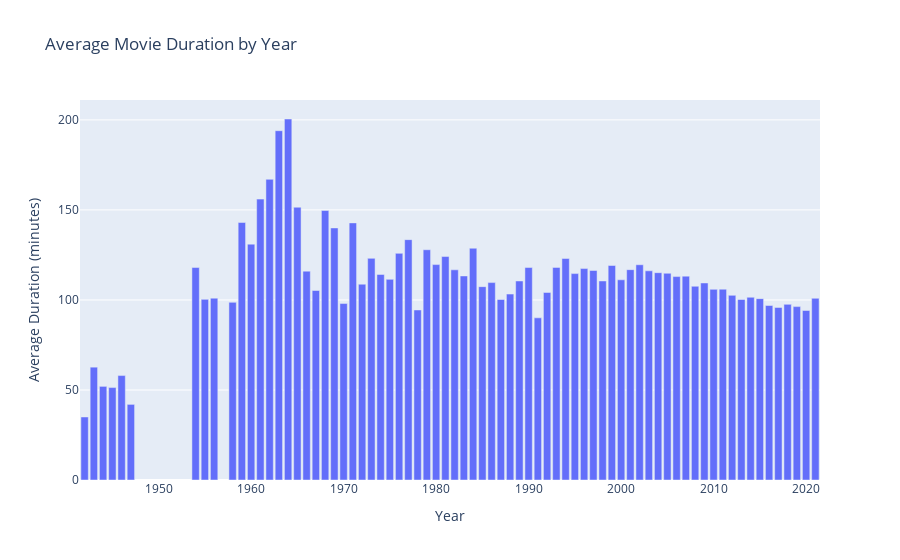
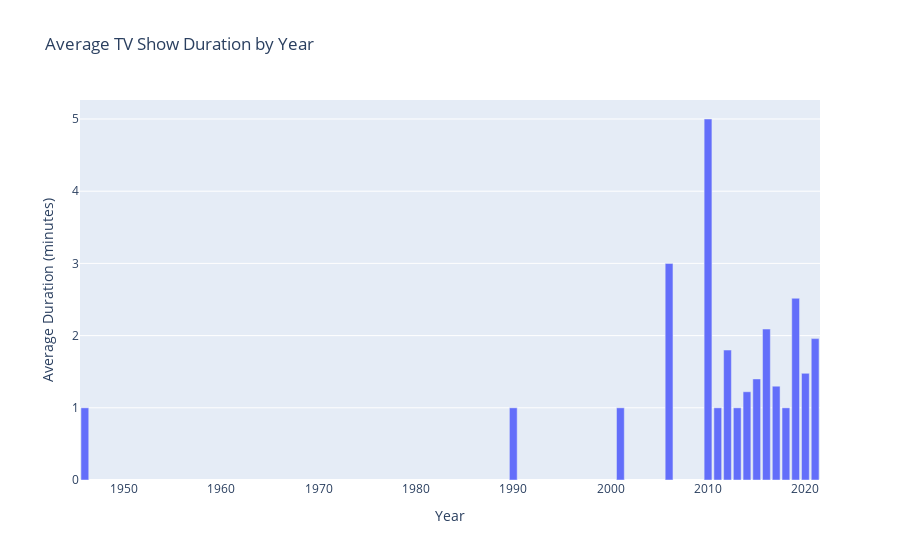

The notebook cell saved with these charts, in order:
### Code cell
import plotly.express as px

# Create separate line plots for movies and TV shows
fig = px.bar(movie_durations, y="duration", title="Average Movie Duration by Year")
fig.update_layout(
    xaxis_title="Year",
    yaxis_title="Average Duration (minutes)"
)

fig2 = px.bar(tv_durations, y="duration", title="Average TV Show Duration by Year")
fig2.update_layout(
    xaxis_title="Year",
    yaxis_title="Average Duration (minutes)"
)

# Display both plots
fig.show()
fig2.show()

### Figure 1 — Plotly figure (JSON) as saved in the notebook; plotly's stock layout.template omitted (floating-point values rounded to 4 significant figures)
{"data": [{"alignmentgroup": "True", "hovertemplate": "release_year=%{x}<br>duration=%{y}<extra></extra>", "legendgroup": "", "marker": {"color": "#636efa", "pattern": {"shape": ""}}, "name": "", "offsetgroup": "", "orientation": "v", "showlegend": false, "textposition": "auto", "type": "bar", "x": [1942, 1943, 1944, 1945, 1946, 1947, 1954, 1955, 1956, 1958, 1959, 1960, 1961, 1962, 1963, 1964, 1965, 1966, 1967, 1968, 1969, 1970, 1971, 1972, 1973, 1974, 1975, 1976, 1977, 1978, 1979, 1980, 1981, 1982, 1983, 1984, 1985, 1986, 1987, 1988, 1989, 1990, 1991, 1992, 1993, 1994, 1995, 1996, 1997, 1998, 1999, 2000, 2001, 2002, 2003, 2004, 2005, 2006, 2007, 2008, 2009, 2010, 2011, 2012, 2013, 2014, 2015, 2016, 2017, 2018, 2019, 2020, 2021], "xaxis": "x", "y": [35, 62.67, 52, 51.33, 58, 42, 118, 100.3, 101, 98.67, 143, 131, 156, 167, 194, 200.5, 151.5, 116, 105.2, 149.7, 140, 98, 142.8, 108.8, 123.1, 114.2, 111.4, 125.9, 133.5, 94.43, 127.9, 119.6, 124.1, 116.7, 113.3, 128.7, 107.4, 109.6, 100.2, 103.3, 110.5, 118, 90.07, 104.2, 118.1, 123, 114.6, 117.4, 116.4, 110.5, 119.1, 111.2, 116.8, 119.5, 116.2, 115.1, 114.8, 113.0, 113.2, 107.6, 109.4, 105.9, 106.0, 102.5, 100.2, 101.5, 100.7, 96.92, 95.84, 97.55, 96.3, 94.14, 100.9], "yaxis": "y"}], "layout": {"barmode": "relative", "legend": {"tracegroupgap": 0}, "title": {"text": "Average Movie Duration by Year"}, "xaxis": {"anchor": "y", "domain": [0, 1], "title": {"text": "Year"}}, "yaxis": {"anchor": "x", "domain": [0, 1], "title": {"text": "Average Duration (minutes)"}}}}

### Figure 2 — Plotly figure (JSON) as saved in the notebook; plotly's stock layout.template omitted (floating-point values rounded to 4 significant figures)
{"data": [{"alignmentgroup": "True", "hovertemplate": "release_year=%{x}<br>duration=%{y}<extra></extra>", "legendgroup": "", "marker": {"color": "#636efa", "pattern": {"shape": ""}}, "name": "", "offsetgroup": "", "orientation": "v", "showlegend": false, "textposition": "auto", "type": "bar", "x": [1946, 1990, 2001, 2006, 2010, 2011, 2012, 2013, 2014, 2015, 2016, 2017, 2018, 2019, 2020, 2021], "xaxis": "x", "y": [1, 1, 1, 3, 5, 1, 1.8, 1, 1.222, 1.4, 2.091, 1.3, 1, 2.517, 1.477, 1.958], "yaxis": "y"}], "layout": {"barmode": "relative", "legend": {"tracegroupgap": 0}, "title": {"text": "Average TV Show Duration by Year"}, "xaxis": {"anchor": "y", "domain": [0, 1], "title": {"text": "Year"}}, "yaxis": {"anchor": "x", "domain": [0, 1], "title": {"text": "Average Duration (minutes)"}}}}
